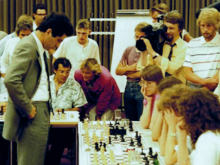
#> input picture learningPython/learningPython/empsec.PNG, 220 x 165 px, found by its file name
$ jupyter execute --allow-errors image_with_python.ipynb
#> lines starting #> are read from the running program, lines starting #| are printed output that depends on the picture
[cell 1]
from PIL import Image

[cell 2]
mac=Image.open('empsec.png')
#> mac is the input picture: PIL image 220x165 RGBA; mean R, G, B, A 119.5, 113.9, 89.7, 255

[cell 3]
mac

[cell 4]
type(mac)

[cell 5]
mac

[cell 6]
mac.size
#> Out = (220, 165)

[cell 7]
mac.filename

[cell 8]
#cropping image

[cell 9]
mac.crop()

[cell 10]
mac.crop((0,0,100,100))
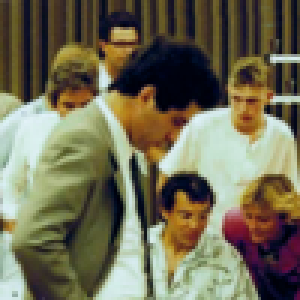
#> Out: PIL image 100x100 RGBA (shown 3 times larger); mean R, G, B, A 112.7, 108.6, 85.2, 255; transparent parts drawn white

[cell 11]
mac.size
#> Out = (220, 165)

halfway=220/2

[cell 12]
mac.size
halfway=220/2
x=halfway -200
w=halfway +200
y=30
h=60

mac.crop((x,y,w,h))
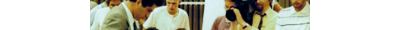
#> Out: PIL image 400x30 RGBA; mean R, G, B, A 80.8, 80, 65.3, 140.2; transparent parts drawn white

[cell 13]
mac.size
#> Out = (220, 165)

[cell 14]
mac

[cell 15]
mac.resize((100,100))
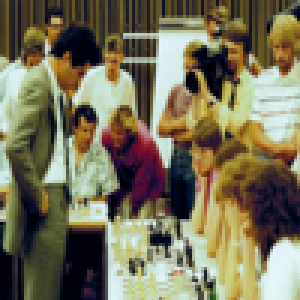
#> Out: PIL image 100x100 RGBA (shown 3 times larger); mean R, G, B, A 119.5, 113.9, 89.7, 255; transparent parts drawn white

[cell 16]
mac.rotate(90)
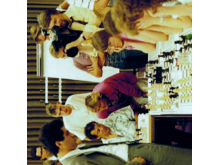
#> Out: PIL image 220x165 RGBA; mean R, G, B, A 90.5, 85, 65.6, 191.2; transparent parts drawn white

[cell 17]
mac.rotate(180)
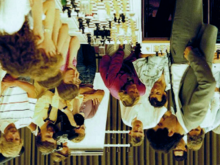
#> Out: PIL image 220x165 RGBA; mean R, G, B, A 119.5, 113.9, 89.7, 255; transparent parts drawn white

[cell 18]
mac.rotate(270)
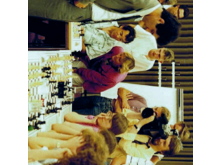
#> Out: PIL image 220x165 RGBA; mean R, G, B, A 90.5, 85, 65.6, 191.2; transparent parts drawn white
